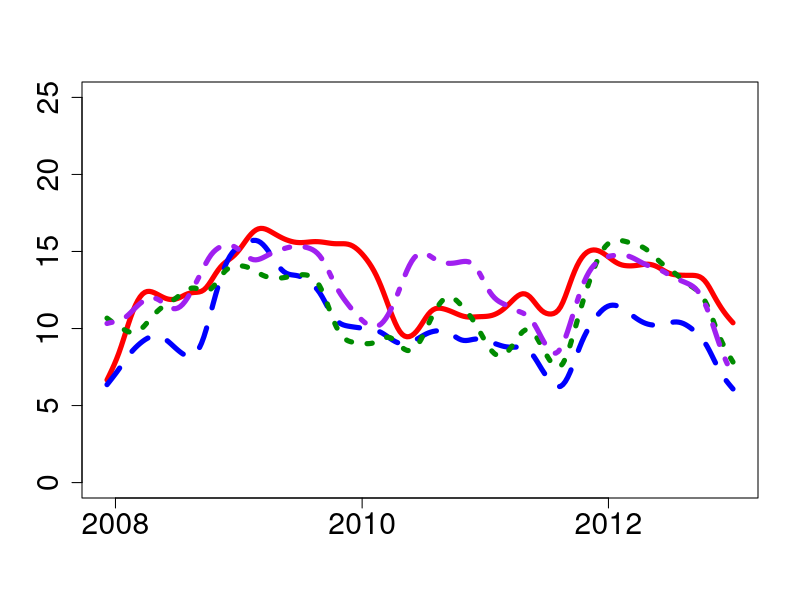
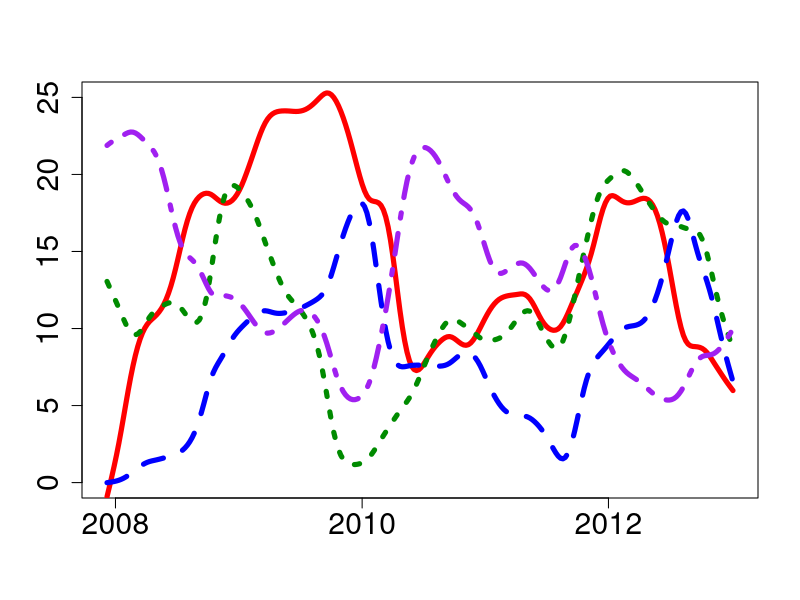

These charts were generated, in order, by the following R code:
# clear all variables
rm(list = ls(all = TRUE))
graphics.off()

# set the working directory
#setwd("C:/...")

f            = read.csv("total_in_and_out.csv")
dt           = as.Date(f[,1], format = "%d/%m/%Y")

# total incoming links of four groups
total.in.b   = as.vector(f[, 2])
total.in.ins = as.vector(f[, 3])
total.in.d   = as.vector(f[, 4])
total.in.o   = as.vector(f[, 5])

# banks with incoming links
plot(dt, total.in.b, type = "l", col = "white", lwd = 5, ylab = "", xlab = "", cex.axis = 1.8, font.axis = 1.8, ylim = range(0,25))
lines(smooth.spline(dt, total.in.b, spar = 0.5), lwd = 5, col = "red")

# insurers with incoming links
lines(smooth.spline(dt, total.in.ins, spar = 0.5), lty = 2, col = "blue", lwd = 5)

# broker dealers with incoming links
lines(smooth.spline(dt, total.in.d, spar = 0.5), lty = 3, col = "green4", lwd = 5)

# others with incoming links
lines(smooth.spline(dt, total.in.o, spar = 0.5), lty = 4, col = "purple", lwd = 5)

# total outgoing links of four groups
total.out.b   = as.vector(f[, 6])
total.out.ins = as.vector(f[, 7])
total.out.d   = as.vector(f[, 8])
total.out.o   = as.vector(f[, 9])

# banks with outgoing links
dev.new()
plot(dt, total.out.b, type = "l", col = "white", lwd = 5, ylab = "", xlab = "", cex.axis = 1.8, font.axis = 1.8, ylim = range(0,25))
lines(smooth.spline(dt, total.out.b, spar = 0.5), lwd = 5, col = "red")

# insurers with outgoing links
lines(smooth.spline(dt, total.out.ins, spar = 0.5), lty = 2, col = "blue", lwd = 5)


# broker dealers with outgoing links
lines(smooth.spline(dt, total.out.d, spar = 0.5), lty = 3, col = "green4", lwd = 5)

# others with outgoing links
lines(smooth.spline(dt, total.out.o, spar = 0.5), lty = 4, col = "purple", lwd = 5)